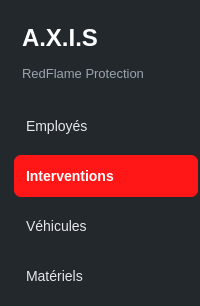
     <widget class="QFrame" name="sidebarFrame">
      <property name="minimumSize">
       <size>
        <width>200</width>
        <height>0</height>
       </size>
      </property>
      <property name="maximumSize">
       <size>
        <width>200</width>
        <height>16777215</height>
       </size>
      </property>
      <property name="styleSheet">
       <string notr="true">background-color: #23282D;
border: none;</string>
      </property>
      <property name="frameShape">
       <enum>QFrame::Shape::StyledPanel</enum>
      </property>
      <property name="frameShadow">
       <enum>QFrame::Shadow::Raised</enum>
      </property>
      <widget class="QLabel" name="labelLogo">
       <property name="geometry">
        <rect>
         <x>22</x>
         <y>22</y>
         <width>150</width>
         <height>32</height>
        </rect>
       </property>
       <property name="styleSheet">
        <string notr="true">color: white;
font-size: 24px;
font-weight: bold;
background: transparent;
</string>
       </property>
       <property name="text">
        <string>A.X.I.S</string>
       </property>
      </widget>
      <widget class="QLabel" name="labelCompany">
       <property name="geometry">
        <rect>
         <x>22</x>
         <y>62</y>
         <width>160</width>
         <height>22</height>
        </rect>
       </property>
       <property name="styleSheet">
        <string notr="true">color: #9AA4AE;
font-size: 13px;
background: transparent;</string>
       </property>
       <property name="text">
        <string>RedFlame Protection</string>
       </property>
      </widget>
      <widget class="QPushButton" name="btnEmployes">
       <property name="geometry">
        <rect>
         <x>14</x>
         <y>105</y>
         <width>185</width>
         <height>42</height>
        </rect>
       </property>
       <property name="styleSheet">
        <string notr="true">QPushButton {
    background-color: transparent;
    color: #E5E7EB;
    border: none;
    text-align: left;
    padding-left: 12px;
    font-size: 14px;
}

QPushButton:hover {
    background-color: #30363C;
    border-radius: 7px;
}</string>
       </property>
       <property name="text">
        <string>Employés</string>
       </property>
      </widget>
      <widget class="QPushButton" name="btnInterventions">
       <property name="geometry">
        <rect>
         <x>14</x>
         <y>155</y>
         <width>184</width>
         <height>42</height>
        </rect>
       </property>
       <property name="styleSheet">
        <string notr="true">QPushButton {
    background-color: #FF1717;
    color: white;
    border: none;
    border-radius: 7px;
    text-align: left;
    padding-left: 12px;
    font-size: 14px;
    font-weight: bold;
}</string>
       </property>
       <property name="text">
        <string>Interventions</string>
       </property>
      </widget>
      <widget class="QPushButton" name="btnVehicules">
       <property name="geometry">
        <rect>
         <x>14</x>
         <y>205</y>
         <width>184</width>
         <height>42</height>
        </rect>
       </property>
       <property name="styleSheet">
        <string notr="true">QPushButton {
    background-color: transparent;
    color: #E5E7EB;
    border: none;
    text-align: left;
    padding-left: 12px;
    font-size: 14px;
}

QPushButton:hover {
    background-color: #30363C;
    border-radius: 7px;
}</string>
       </property>
       <property name="text">
        <string>Véhicules</string>
       </property>
      </widget>
      <widget class="QPushButton" name="btnMateriels">
       <property name="geometry">
        <rect>
         <x>14</x>
         <y>255</y>
         <width>184</width>
         <height>42</height>
        </rect>
       </property>
       <property name="styleSheet">
        <string notr="true">QPushButton {
    background-color: transparent;
    color: #E5E7EB;
    border: none;
    text-align: left;
    padding-left: 12px;
    font-size: 14px;
}

QPushButton:hover {
    background-color: #30363C;
    border-radius: 7px;
}</string>
       </property>
       <property name="text">
        <string>Matériels</string>
       </property>
      </widget>
     </widget>
